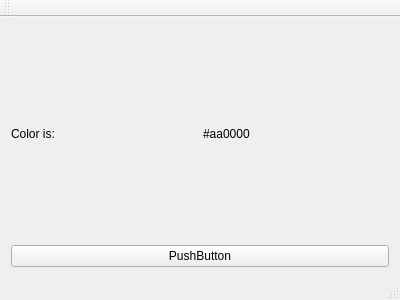
<?xml version="1.0" encoding="UTF-8"?>
<ui version="4.0">
 <class>MainWindow</class>
 <widget class="QMainWindow" name="MainWindow">
  <property name="geometry">
   <rect>
    <x>0</x>
    <y>0</y>
    <width>400</width>
    <height>300</height>
   </rect>
  </property>
  <property name="windowTitle">
   <string>MainWindow</string>
  </property>
  <widget class="QWidget" name="centralWidget">
   <layout class="QVBoxLayout" name="verticalLayout">
    <item>
     <layout class="QHBoxLayout" name="horizontalLayout">
      <item>
       <widget class="QLabel" name="label">
        <property name="text">
         <string>Color is:</string>
        </property>
       </widget>
      </item>
      <item>
       <widget class="QLabel" name="label_2">
        <property name="text">
         <string>#aa0000</string>
        </property>
       </widget>
      </item>
     </layout>
    </item>
    <item>
     <widget class="QPushButton" name="pushButton">
      <property name="text">
       <string>PushButton</string>
      </property>
     </widget>
    </item>
   </layout>
  </widget>
  <widget class="QMenuBar" name="menuBar">
   <property name="geometry">
    <rect>
     <x>0</x>
     <y>0</y>
     <width>400</width>
     <height>19</height>
    </rect>
   </property>
  </widget>
  <widget class="QToolBar" name="mainToolBar">
   <attribute name="toolBarArea">
    <enum>TopToolBarArea</enum>
   </attribute>
   <attribute name="toolBarBreak">
    <bool>false</bool>
   </attribute>
  </widget>
  <widget class="QStatusBar" name="statusBar"/>
 </widget>
 <layoutdefault spacing="6" margin="11"/>
 <resources/>
 <connections/>
</ui>
